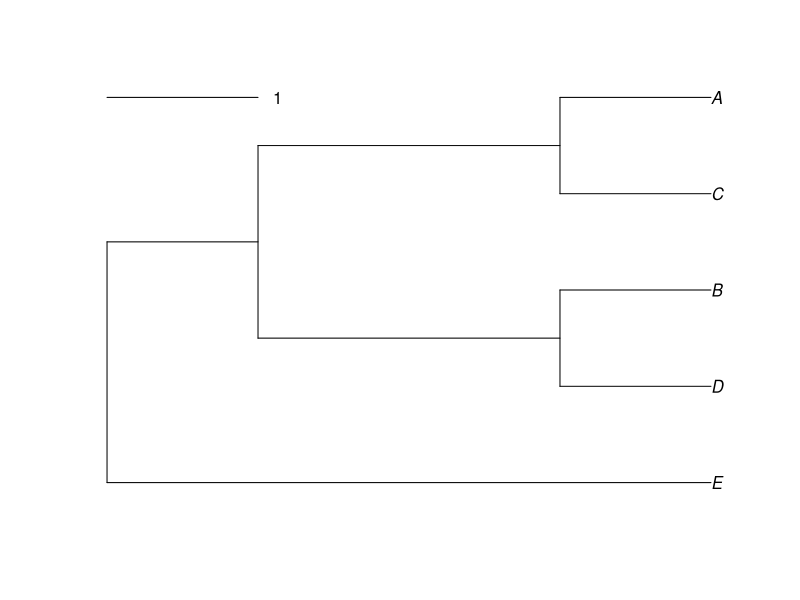

Generate this figure with R:
## ---- chunk 1
knitr::opts_chunk$set(echo = TRUE)
## ---- chunk 2
library(phytools)
TREE <- "(E:3,((D:1,B:1):1,(C:1, A:1):1)):1;"
tree <- read.tree(text = TREE)
plot(tree)
add.scale.bar(x = 0, y = 5, length = 1)
